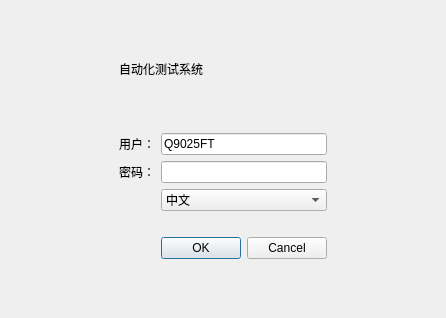
<?xml version="1.0" encoding="UTF-8"?>
<ui version="4.0">
 <class>DialogLogin</class>
 <widget class="QDialog" name="DialogLogin">
  <property name="geometry">
   <rect>
    <x>0</x>
    <y>0</y>
    <width>446</width>
    <height>318</height>
   </rect>
  </property>
  <property name="windowTitle">
   <string>Login</string>
  </property>
  <property name="windowIcon">
   <iconset resource="Images/images.qrc">
    <normaloff>:/Title/autotest.png</normaloff>:/Title/autotest.png</iconset>
  </property>
  <property name="styleSheet">
   <string notr="true"/>
  </property>
  <layout class="QGridLayout" name="gridLayout">
   <item row="3" column="1">
    <widget class="QLabel" name="label_2">
     <property name="text">
      <string>用户：</string>
     </property>
    </widget>
   </item>
   <item row="4" column="2">
    <widget class="QLineEdit" name="lineEdit_password"/>
   </item>
   <item row="3" column="2">
    <widget class="QLineEdit" name="lineEdit_name">
     <property name="text">
      <string>Q9025FT</string>
     </property>
    </widget>
   </item>
   <item row="1" column="3">
    <spacer name="horizontalSpacer_2">
     <property name="orientation">
      <enum>Qt::Horizontal</enum>
     </property>
     <property name="sizeHint" stdset="0">
      <size>
       <width>83</width>
       <height>20</height>
      </size>
     </property>
    </spacer>
   </item>
   <item row="1" column="0">
    <spacer name="horizontalSpacer">
     <property name="orientation">
      <enum>Qt::Horizontal</enum>
     </property>
     <property name="sizeHint" stdset="0">
      <size>
       <width>84</width>
       <height>20</height>
      </size>
     </property>
    </spacer>
   </item>
   <item row="8" column="2">
    <widget class="QDialogButtonBox" name="buttonBox">
     <property name="orientation">
      <enum>Qt::Horizontal</enum>
     </property>
     <property name="standardButtons">
      <set>QDialogButtonBox::Cancel|QDialogButtonBox::Ok</set>
     </property>
     <property name="centerButtons">
      <bool>true</bool>
     </property>
    </widget>
   </item>
   <item row="2" column="1">
    <spacer name="verticalSpacer_2">
     <property name="orientation">
      <enum>Qt::Vertical</enum>
     </property>
     <property name="sizeHint" stdset="0">
      <size>
       <width>20</width>
       <height>40</height>
      </size>
     </property>
    </spacer>
   </item>
   <item row="9" column="1">
    <spacer name="verticalSpacer">
     <property name="orientation">
      <enum>Qt::Vertical</enum>
     </property>
     <property name="sizeHint" stdset="0">
      <size>
       <width>20</width>
       <height>40</height>
      </size>
     </property>
    </spacer>
   </item>
   <item row="1" column="1" colspan="2">
    <widget class="QLabel" name="label">
     <property name="styleSheet">
      <string notr="true">font: 75 26pt &quot;Angsana New&quot;;</string>
     </property>
     <property name="text">
      <string>自动化测试系统</string>
     </property>
    </widget>
   </item>
   <item row="6" column="2">
    <widget class="QLabel" name="label_show">
     <property name="styleSheet">
      <string notr="true">color: rgb(255, 0, 0);
</string>
     </property>
     <property name="text">
      <string/>
     </property>
    </widget>
   </item>
   <item row="4" column="1">
    <widget class="QLabel" name="label_3">
     <property name="text">
      <string>密码：</string>
     </property>
    </widget>
   </item>
   <item row="0" column="1">
    <spacer name="verticalSpacer_3">
     <property name="orientation">
      <enum>Qt::Vertical</enum>
     </property>
     <property name="sizeHint" stdset="0">
      <size>
       <width>20</width>
       <height>40</height>
      </size>
     </property>
    </spacer>
   </item>
   <item row="5" column="2">
    <widget class="QComboBox" name="comboBoxLanguage">
     <item>
      <property name="text">
       <string>中文</string>
      </property>
     </item>
     <item>
      <property name="text">
       <string>English</string>
      </property>
     </item>
    </widget>
   </item>
  </layout>
 </widget>
 <resources>
  <include location="Images/images.qrc"/>
 </resources>
 <connections>
  <connection>
   <sender>buttonBox</sender>
   <signal>accepted()</signal>
   <receiver>DialogLogin</receiver>
   <slot>accept()</slot>
   <hints>
    <hint type="sourcelabel">
     <x>248</x>
     <y>254</y>
    </hint>
    <hint type="destinationlabel">
     <x>157</x>
     <y>274</y>
    </hint>
   </hints>
  </connection>
  <connection>
   <sender>buttonBox</sender>
   <signal>rejected()</signal>
   <receiver>DialogLogin</receiver>
   <slot>reject()</slot>
   <hints>
    <hint type="sourcelabel">
     <x>316</x>
     <y>260</y>
    </hint>
    <hint type="destinationlabel">
     <x>286</x>
     <y>274</y>
    </hint>
   </hints>
  </connection>
 </connections>
</ui>
